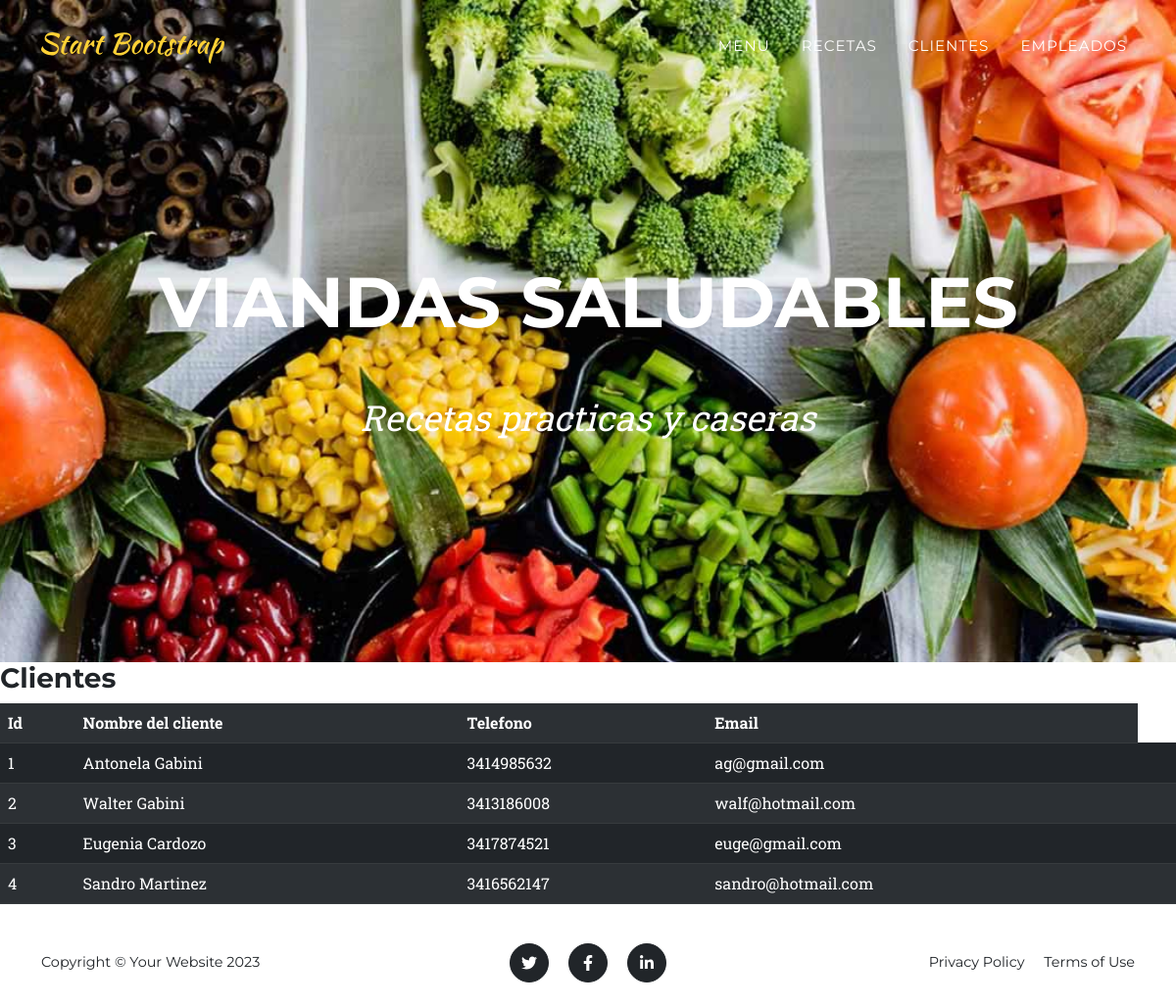
/clientes/, run on the app's committed database.
### aplicacion/models.py (models this page shows, shortened)
class Cliente(models.Model):
    nombre = models.CharField(max_length=100)
    telefono = models.CharField(max_length=20)
    email = models.EmailField()
    direccion = models.TextField()

### aplicacion/views.py (the view)
# urls.py: path('clientes/', clientes, name = "clientes"),
def clientes(request):
    contexto = {'clientes': Cliente.objects.all()}
    return render(request, "aplicacion/clientes.html", contexto)

### aplicacion/templates/aplicacion/clientes.html
{% extends 'aplicacion/base.html' %}
{% load static %}
{% block contenido %}
    <h3>Clientes</h3>
    <table class="table table-dark table-striped">
    <tr>
        <th>Id</th>
        <th>Nombre del cliente</th>
        <th>Telefono</th>
        <th>Email</th>
   </tr>
   {% for c in clientes %}
   <tr>
       <td>{{ c.id }}</td>
       <td>{{ c.nombre }}</td>
       <td>{{ c.telefono }}</td>
       <td>{{ c.email }}</td>
       <td>{{ c.cireccion }}</td>
   </tr>
{% endfor %}
</table>
{% endblock contenido %}

### aplicacion/templates/aplicacion/base.html (shortened to what this page needs)
<!DOCTYPE html>
<html lang="en">
    <head>
        {% load static %}
        <link href="{% static 'aplicacion/css/styles.css' %}" rel="stylesheet" />
    </head>
    <body id="page-top">
        <nav class="navbar navbar-expand-lg navbar-dark fixed-top" id="mainNav">
            <div class="container">
                <a class="navbar-brand" href="#page-top"><img src="assets/img/navbar-logo.svg" alt="..." /></a>
                <div class="collapse navbar-collapse" id="navbarResponsive">
                    <ul class="navbar-nav text-uppercase ms-auto py-4 py-lg-0">
                        <li class="nav-item"><a class="nav-link" href="{% url 'menu' %}">Menu</a></li>
                        <li class="nav-item"><a class="nav-link" href="{% url 'recetas' %}">Recetas</a></li>
                        <li class="nav-item"><a class="nav-link" href="{% url 'clientes' %}">Clientes</a></li>
                        <li class="nav-item"><a class="nav-link" href="{% url 'empleados' %}">Empleados</a></li>
                    </ul>
                </div>
            </div>
        </nav>
        <header class="masthead">
            <div class="container">
                <div class="masthead-heading text-uppercase">Viandas Saludables</div>
                <div class="masthead-subheading">Recetas practicas y caseras</div>
            </div>
        </header>
        {% block contenido %}
        {% endblock contenido %}
        <footer class="footer py-4">
            <div class="container">
                <div class="row align-items-center">
                    <div class="col-lg-4 text-lg-start">Copyright &copy; Your Website 2023</div>
                    <div class="col-lg-4 my-3 my-lg-0">
                        <a class="btn btn-dark btn-social mx-2" href="#!" aria-label="Twitter"><i class="fab fa-twitter"></i></a>
                        <a class="btn btn-dark btn-social mx-2" href="#!" aria-label="Facebook"><i class="fab fa-facebook-f"></i></a>
                        <a class="btn btn-dark btn-social mx-2" href="#!" aria-label="LinkedIn"><i class="fab fa-linkedin-in"></i></a>
                    </div>
                    <div class="col-lg-4 text-lg-end">
                        <a class="link-dark text-decoration-none me-3" href="#!">Privacy Policy</a>
                        <a class="link-dark text-decoration-none" href="#!">Terms of Use</a>
                    </div>
                </div>
            </div>
        </footer>
    </body>
</html>

### data on the page
Cliente: id "1", nombre "Antonela Gabini", telefono "3414985632", email "ag@gmail.com"
Cliente: id "2", nombre "Walter Gabini", telefono "3413186008", email "walf@hotmail.com"
Cliente: id "3", nombre "Eugenia Cardozo", telefono "3417874521", email "euge@gmail.com"
Cliente: id "4", nombre "Sandro Martinez", telefono "3416562147", email "sandro@hotmail.com"
